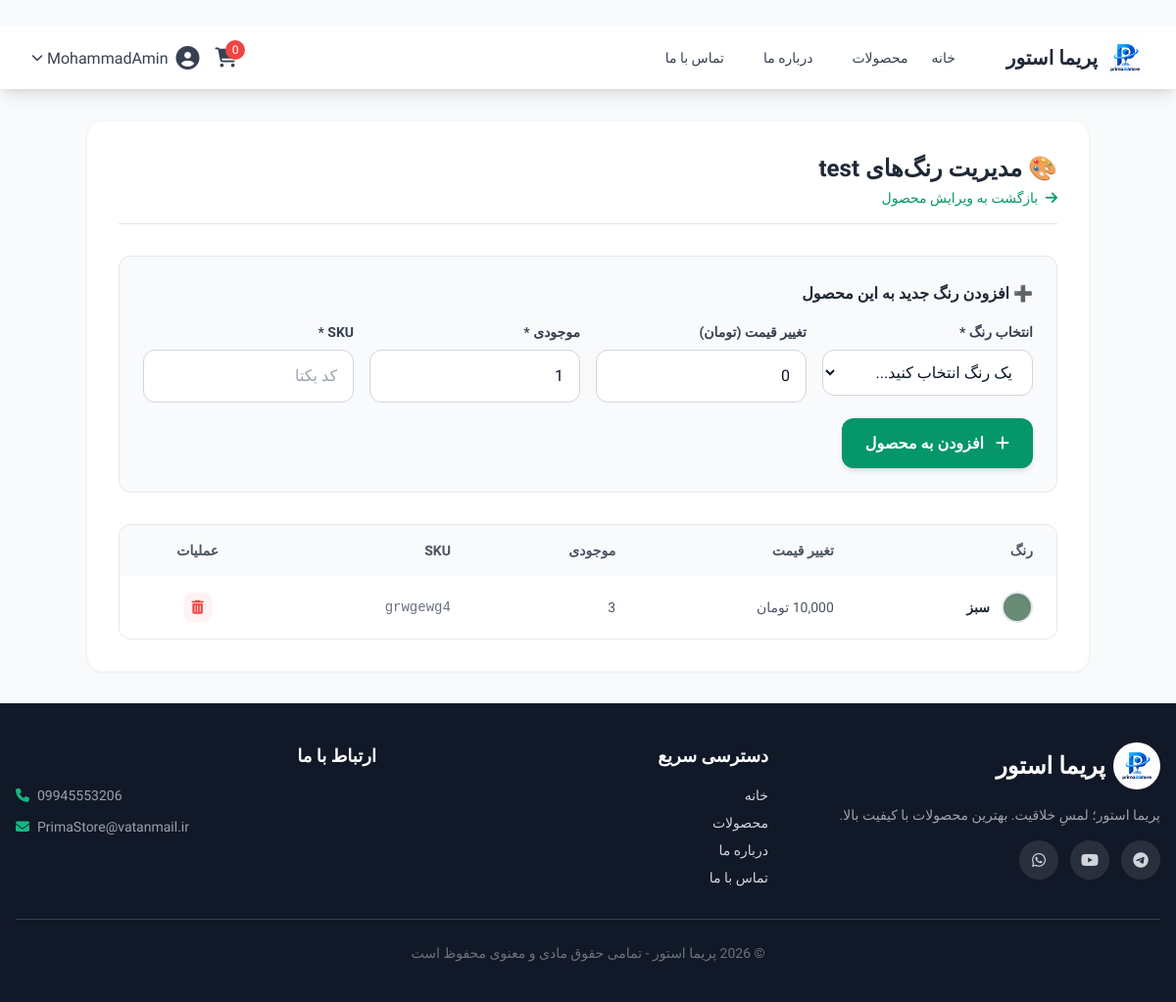
The page /admin/products/1/variants (signed in) on the database as committed earlier.
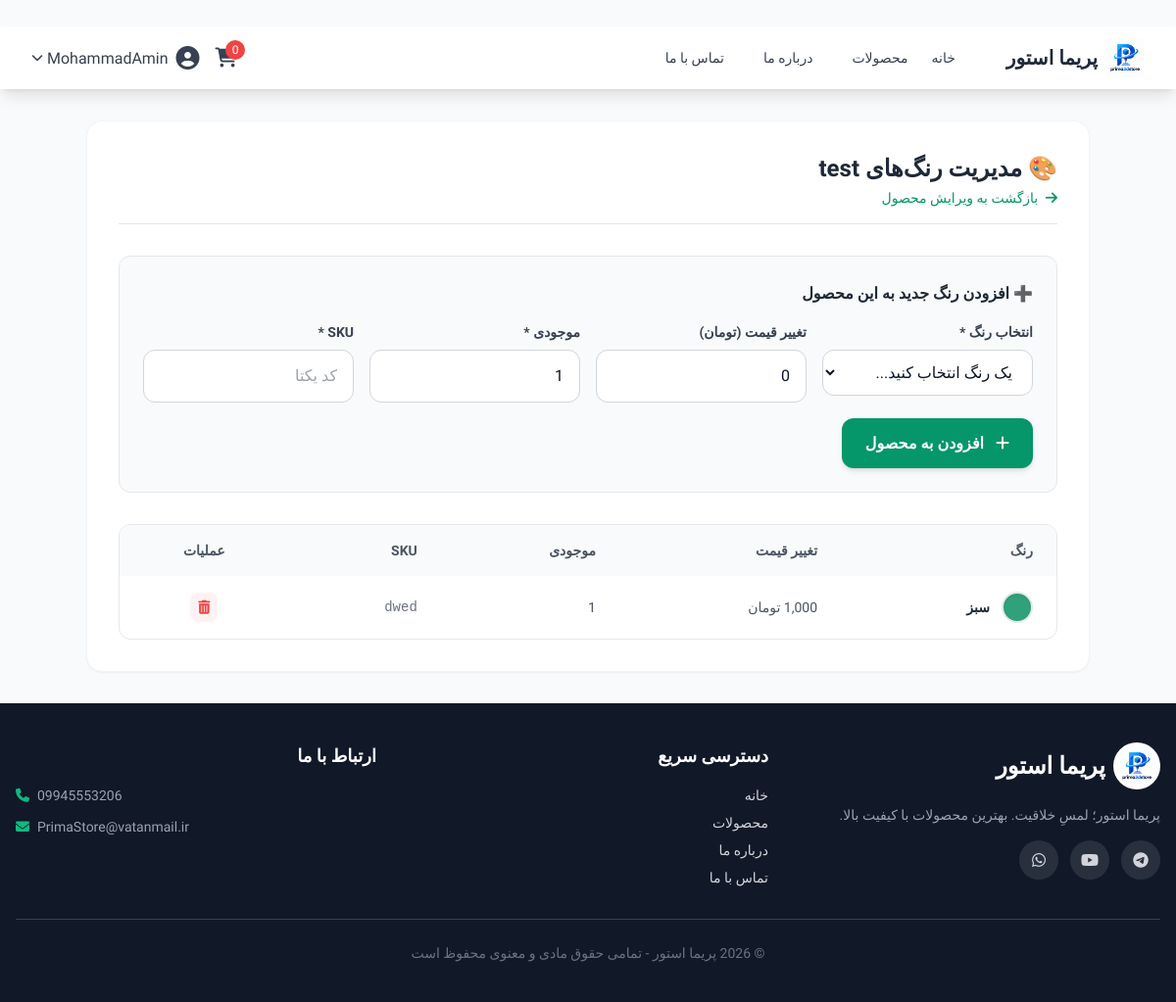
The same page on the database as committed later.
### app/main.py (models this page shows)
class ProductVariant(db.Model):
    __tablename__ = 'product_variants'
    id = db.Column(db.Integer, primary_key=True)
    product_id = db.Column(db.Integer, db.ForeignKey('products.id'), nullable=False)
    name = db.Column(db.String(100), nullable=False)
    value = db.Column(db.String(100), nullable=False)
    color_code = db.Column(db.String(20), nullable=True)
    price_adjustment = db.Column(db.Numeric(10, 2), default=0.00)
    quantity = db.Column(db.Integer, default=0)
    sku = db.Column(db.String(100), unique=True, nullable=False)
    image_url = db.Column(db.String(300), nullable=True)
    created_at = db.Column(db.DateTime, default=db.func.current_timestamp())
    product = db.relationship('Product', backref='variants')

### app/main.py (the view)
@app.route('/admin/products/<int:product_id>/variants')
@login_required
def admin_product_variants(product_id):
    if not current_user.is_admin:
        flash('دسترسی غیرمجاز!', 'error')
        return redirect(url_for('index'))
    product = Product.query.get_or_404(product_id)
    variants = ProductVariant.query.filter_by(product_id=product_id).all()
    colors = Color.query.order_by(Color.name).all()
    return render_template('admin/variants.html', product=product, variants=variants, colors=colors)

### app/main.py (called while the page is built)
@login_manager.user_loader
def load_user(user_id):
    return User.query.get(int(user_id))

@app.template_filter('format_currency')
def format_currency(value):
    if value is None:
        return '۰ تومان'
    try:
        return f"{int(value):,} تومان"
    except:
        return '۰ تومان'

@app.context_processor
def inject_announcement():
    global announcement, announcement_link, announcement_page
    from datetime import datetime
    current_page = request.endpoint or ""
    show = False
    if announcement_page == "all":
        show = True
    elif announcement_page == "home" and current_page == "index":
        show = True
    elif announcement_page == "products" and current_page == "products":
        show = True
    elif announcement_page == "product" and current_page == "product_detail":
        show = True
    return {
        "announcement": announcement if show else None,
        "announcement_link": announcement_link if show else None,
        "now": datetime.now()
    }

### app/interfaces/templates/admin/variants.html (shortened to what the changed rows need)
﻿{% extends "base.html" %}
{% block content %}
<div class="max-w-5xl mx-auto bg-white rounded-2xl shadow-sm border border-gray-100 p-8">
    <div class="flex justify-between items-center mb-8 border-b pb-4">
        <div>
            <h1 class="text-2xl font-bold text-gray-800">🎨 مدیریت رنگ‌های {{ product.name }}</h1>
        </div>
    </div>
    <div class="bg-white rounded-xl border border-gray-200 overflow-hidden">
        <table class="w-full text-right">
            <thead>
                <tr class="bg-gray-50 text-gray-600 text-sm">
                    <th class="px-6 py-4 font-semibold">رنگ</th>
                    <th class="px-6 py-4 font-semibold">تغییر قیمت</th>
                    <th class="px-6 py-4 font-semibold">موجودی</th>
                    <th class="px-6 py-4 font-semibold">SKU</th>
                    <th class="px-6 py-4 font-semibold text-center">عملیات</th>
                </tr>
            </thead>
            <tbody class="text-sm divide-y divide-gray-100">
                {% for variant in variants %}
                <tr class="hover:bg-gray-50 transition">
                    <td class="px-6 py-4">
                        <div class="flex items-center gap-3">
                            <span class="inline-block w-8 h-8 rounded-full border-2 border-gray-200 shadow-inner" style="background-color: {{ variant.color_code or '#ccc' }};"></span>
                            <span class="font-bold text-gray-800">{{ variant.value }}</span>
                        </div>
                    </td>
                    <td class="px-6 py-4 text-gray-600">{{ variant.price_adjustment|format_currency }}</td>
                    <td class="px-6 py-4 text-gray-600">{{ variant.quantity }}</td>
                    <td class="px-6 py-4 text-gray-500 font-mono" dir="ltr">{{ variant.sku }}</td>
                    <td class="px-6 py-4 text-center">
                        <form action="/admin/variants/{{ variant.id }}/delete" method="POST" class="inline" onsubmit="return confirm('آیا از حذف این رنگ مطمئن هستید؟')">
                            <button type="submit" class="text-red-500 hover:text-red-700 bg-red-50 hover:bg-red-100 p-2 rounded-lg transition">
                                <i class="fas fa-trash-alt"></i>
                            </button>
                        </form>
                    </td>
                </tr>
                {% else %}
                <tr>
                    <td colspan="5" class="px-6 py-8 text-center text-gray-400">
                        هنوز رنگی برای این محصول اضافه نشده است.
                    </td>
                </tr>
                {% endfor %}
            </tbody>
        </table>
    </div>
</div>
{% endblock %}

Rows that differ between the two databases and show on the page:
changed ProductVariant "سبز": color_code "#698c76" → "#30a17b" (drawn); price_adjustment "10,000 تومان" → "1,000 تومان"; quantity "3" → "1"; sku "grwgewg4" → "dwed"
